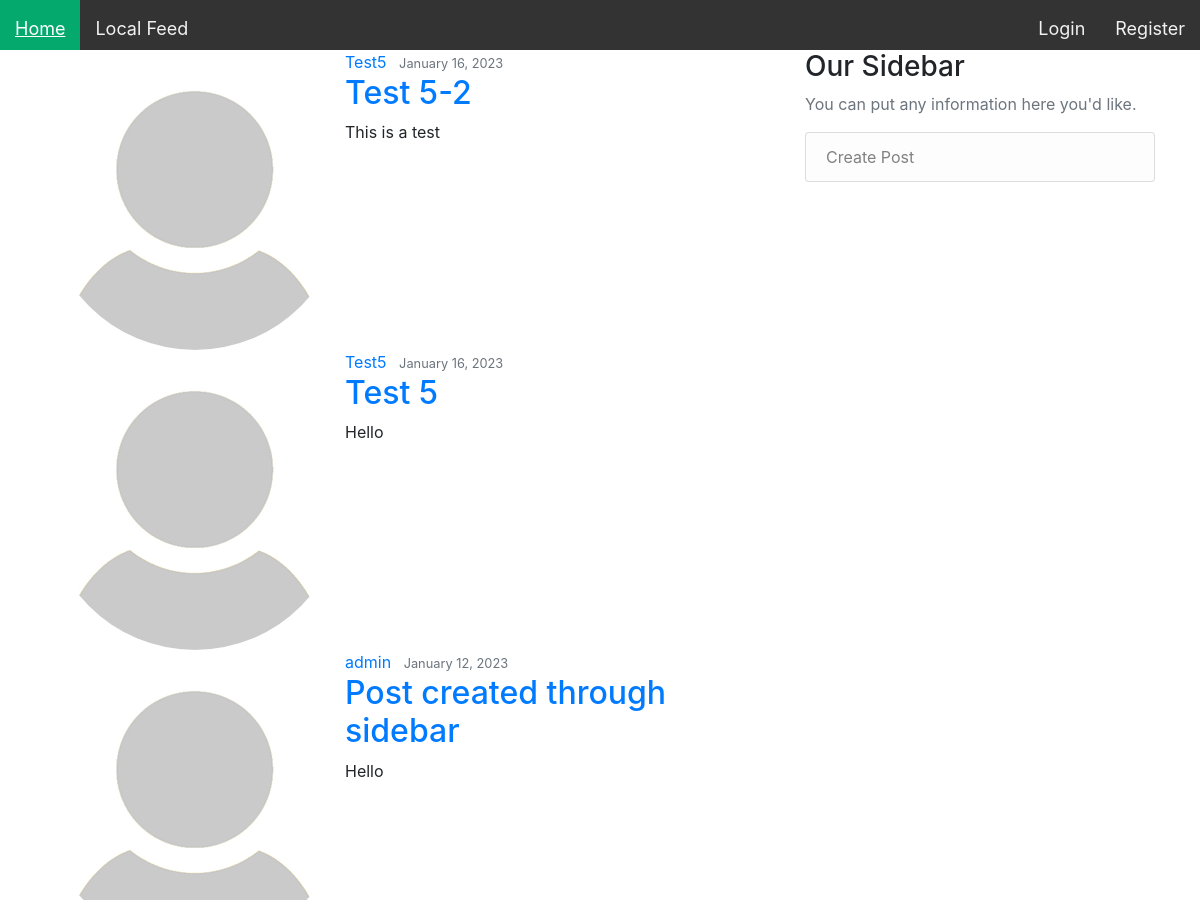
Before: /feed/ (upper part) with the older database file.
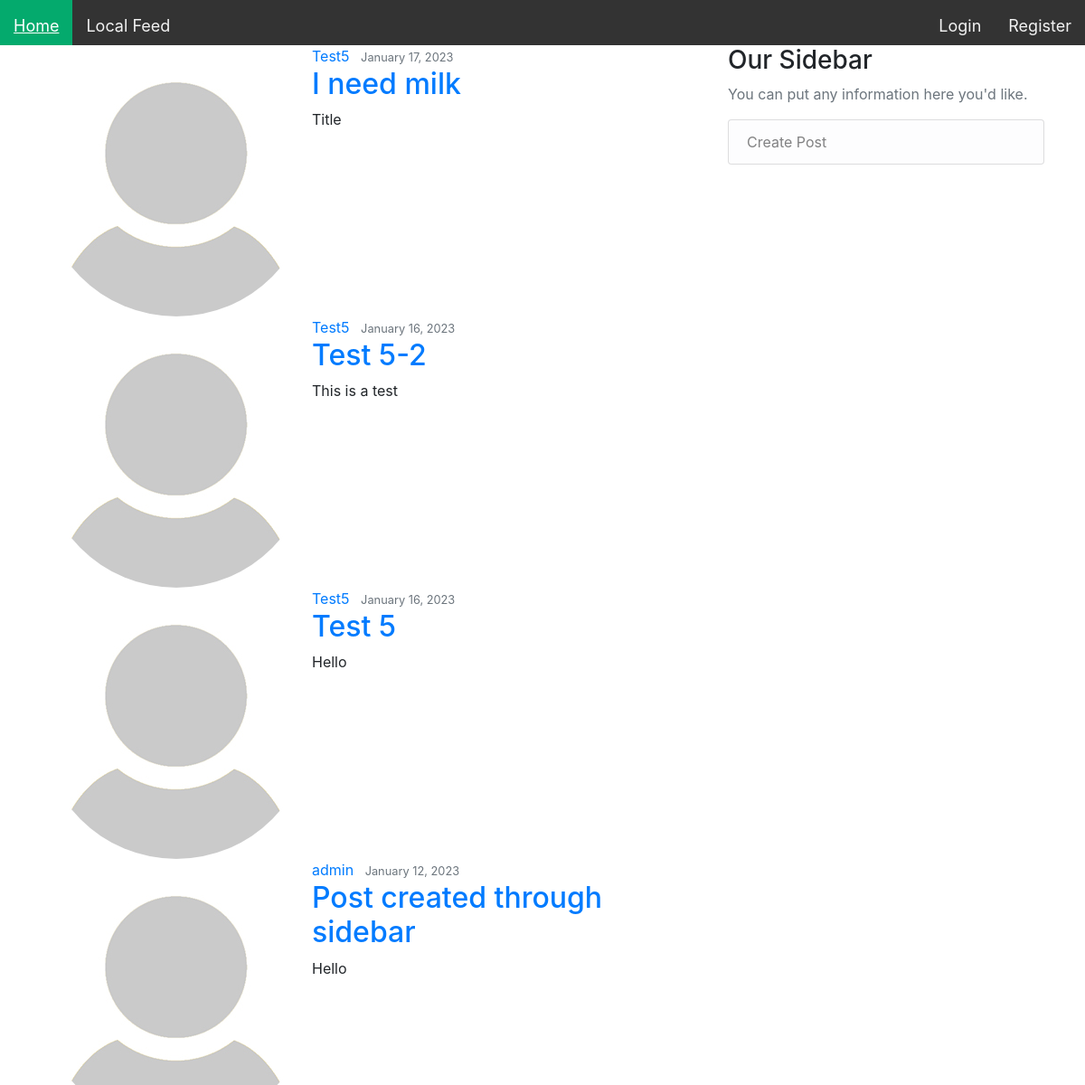
After: the same page with the newer database file.
### map/models.py (models this page shows, shortened)
class Post(models.Model):
    title = models.CharField(max_length=150)
    content = models.TextField()
    date_posted = models.DateTimeField(default=timezone.now)
    author = models.ForeignKey(User, on_delete=models.CASCADE)

### users/models.py (models this page shows, shortened)
class Profile(models.Model):
    user = models.OneToOneField(User, on_delete=models.CASCADE)
    image = models.ImageField(default='default.jpg', upload_to='profile_pics')

### map/views.py (the view)
# urls.py: path("feed/", PostListView.as_view(), name='map-feed'),
class PostListView(ListView):
    model = Post
    template_name = 'map/feed.html'
    context_object_name = 'posts'
    ordering = ['-date_posted']
    paginate_by = 15

### map/templates/map/feed.html (shortened to what this page needs)
{% extends "map/base.html" %}
{% block content %}
	{% for post in posts %}
		<article class="media content-section">
		  <img class="rounded-circle" src="{{ post.author.profile.image.url }}">
		  <div class="media-body">
			<div class="article-metadata">
			  <a class="mr-2" href="#">{{ post.author }}</a>
			  <small class="text-muted">{{ post.date_posted|date:"F d, Y" }}</small>
			</div>
			<h2><a class="article-title" href="{% url 'post-detail' post.id %}">{{ post.title }}</a></h2>
			<p class="article-content">{{ post.content }}</p>
		  </div>
		</article>
	{% endfor %}
{% endblock content %}
{% block sidebar %}
	<div class="col-md-4">
	  <div class="content-section">
		<h3>Our Sidebar</h3>
		<p class='text-muted'>You can put any information here you'd like.
		  <ul class="list-group">
			<a class="list-group-item list-group-item-light" href="{% url 'post-create' %}">Create Post</a>
		  </ul>
		</p>
	  </div>
	</div>
{% endblock %}

Changed rows visible on the page:
added Post: author.profile.image (placeholder picture), author "Test5", date_posted "January 17, 2023", title "I need milk", content "Title"
